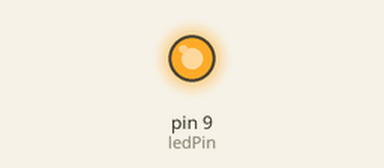
This sketch was run on a simulated Arduino Uno, built with avr-gcc and run on an emulated ATmega328P. Parts: output pins drawn as LEDs (lit = HIGH). Random numbers use the default seed unless the sketch sets one.

Above: at 0.1 s.
Timing chart, 0 to 40.0 s (numbered marks = the images above):
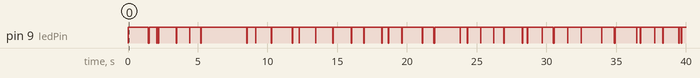

The sketch:

candleExperiments.ino
```cpp
#include <LiquidCrystal.h>

/* Blink without Delay

 Turns on and off a light emitting diode(LED) connected to a digital
 pin, without using the delay() function.  This means that other code
 can run at the same time without being interrupted by the LED code.

  The circuit:
 * LED attached from pin 13 to ground.
 * Note: on most Arduinos, there is already an LED on the board
 that's attached to pin 13, so no hardware is needed for this example.


 created 2005
 by David A. Mellis
 modified 17 Jun 2009
 by Tom Igoe

 http://www.arduino.cc/en/Tutorial/BlinkWithoutDelay
 */

// constants won't change. Used here to
// set pin numbers:
const int ledPin =  9;      // the number of the LED pin
const int adjPin =  3;      // the number of the LED pin

// Variables will change:
int ledState = LOW;             // ledState used to set the LED
long previousMillis = 0;        // will store last time LED was updated

// the follow variables is a long because the time, measured in miliseconds,
// will quickly become a bigger number than can be stored in an int.
long interval = 1000;           // interval at which to blink (milliseconds)

void setup() {
  // set the digital pin as output:
  pinMode(ledPin, OUTPUT);
  pinMode(adjPin, INPUT);
}

void loop()
{
  // here is where you'd put code that needs to be running all the time.

  // check to see if it's time to blink the LED; that is, is the difference
  // between the current time and last time we blinked the LED bigger than
  // the interval at which we want to blink the LED.
  //if (millis() - previousMillis > interval) {
    // save the last time you blinked the LED
    //previousMillis = millis();

    // if the LED is off turn it on and vice-versa:
    if (ledState == HIGH){
      ledState = LOW;
      delay(random(64,1536));
    }
    else{
      ledState = HIGH;
      delay(random(0,48));
    }
    //int adj = analogRead(adjPin);
    //interval = random(80,adj*2);
    // set the LED with the ledState of the variable:
    digitalWrite(ledPin, ledState);


  //}

}
```
